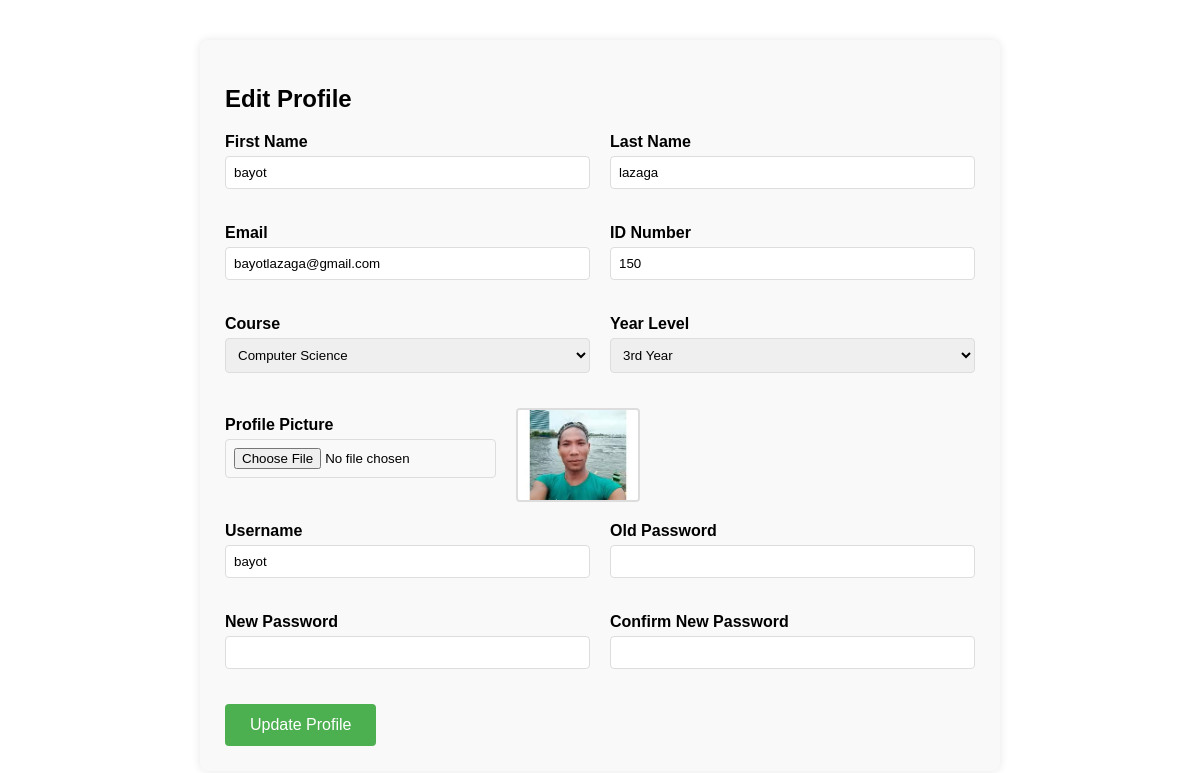
Screenshot of /edit_profile.php (signed in) with the database file from the repository.
### tables this page shows
CREATE TABLE `users` (
  `idno` int(11) NOT NULL,
  `lastname` varchar(100) NOT NULL,
  `firstname` varchar(100) NOT NULL,
  `middlename` varchar(100) DEFAULT NULL,
  `course` varchar(50) NOT NULL,
  `year` varchar(10) NOT NULL,
  `email` varchar(150) NOT NULL,
  `username` varchar(100) NOT NULL,
  `password_hash` varchar(255) NOT NULL,
  `photo` varchar(255) DEFAULT 'default.png',
  `role` enum('admin','student') NOT NULL,
  `remaining_sessions` int(11) DEFAULT NULL
);

### edit_profile.php (the view, shortened to what this page needs)
<?php
require 'config/db.php';
$user_id = $_SESSION['user_id'];
$query = "SELECT firstname, lastname, email, course, year, idno, photo, username FROM users WHERE idno = ?";
$stmt = $conn->prepare($query);
$stmt->bind_param("s", $user_id);
$stmt->execute();
$result = $stmt->get_result();
$user = $result->fetch_assoc();
?>
<!DOCTYPE html>
<html lang="en">
<head>
</head>
<body>
    <div class="edit-profile-container">
        <h2>Edit Profile</h2>
        <form action="" method="post" enctype="multipart/form-data">
            <div class="two-column">
                <div class="form-group">
                    <label>First Name</label>
                    <input type="text" name="firstname" value="<?php echo htmlspecialchars($user['firstname'] ?? ''); ?>" required>
                </div>
                <div class="form-group">
                    <label>Last Name</label>
                    <input type="text" name="lastname" value="<?php echo htmlspecialchars($user['lastname'] ?? ''); ?>" required>
                </div>
            </div>
            <div class="two-column">
                <div class="form-group">
                    <label>Email</label>
                    <input type="email" name="email" value="<?php echo htmlspecialchars($user['email'] ?? ''); ?>" required>
                </div>
                <div class="form-group">
                    <label>ID Number</label>
                    <input type="text" name="idno" value="<?php echo htmlspecialchars($user['idno'] ?? ''); ?>" readonly>
                </div>
            </div>
            <div class="two-column">
                <div class="form-group">
                    <label>Course</label>
                    <select name="course" required>
                        <option value="computer_science" <?= ($user['course'] ?? '') === 'computer_science' ? 'selected' : '' ?>>Computer Science</option>
                    </select>
                </div>
                <div class="form-group">
                    <label>Year Level</label>
                    <select name="year" required>
                        <option value="3" <?= ($user['year'] ?? '') == 3 ? 'selected' : '' ?>>3rd Year</option>
                    </select>
                </div>
            </div>
            <div class="photo-upload">
                <div class="form-group">
                    <label>Profile Picture</label>
                    <input type="file" name="profile_image">
                </div>
                <img src="<?php echo htmlspecialchars($user['photo'] ?? 'uploads/default.png'); ?>" width="120">
            </div>
            <div class="two-column">
                <div class="form-group">
                    <label>Username</label>
                    <input type="text" name="username" value="<?php echo htmlspecialchars($user['username'] ?? ''); ?>" required>
                </div>
                <div class="form-group">
                    <label>Old Password</label>
                    <input type="password" name="old_password">
                </div>
            </div>
            <div class="two-column">
                <div class="form-group">
                    <label>New Password</label>
                    <input type="password" name="new_password">
                </div>
                <div class="form-group">
                    <label>Confirm New Password</label>
                    <input type="password" name="confirm_password">
                </div>
            </div>
            <button type="submit">Update Profile</button>
        </form>
    </div>
</body>
</html>

### edit_profile.php (style rules this page uses)
body { font-family: Arial, sans-serif; max-width: 800px; margin: 20px auto; padding: 20px; }
.edit-profile-container { background: #f9f9f9; padding: 25px; border-radius: 8px; box-shadow: 0 0 10px rgba(0,0,0,0.1); }
.two-column { display: grid; grid-template-columns: 1fr 1fr; gap: 20px; margin-bottom: 20px; }
.form-group { margin-bottom: 15px; }
label { display: block; margin-bottom: 5px; font-weight: bold; }
input, select { width: 100%; padding: 8px; border: 1px solid #ddd; border-radius: 4px; box-sizing: border-box; }
.photo-upload { display: flex; gap: 20px; align-items: center; margin: 20px 0; }
img { border-radius: 4px; border: 2px solid #ddd; }
button[type="submit"] { background: #4CAF50; color: white; padding: 12px 25px; border: none; border-radius: 4px; cursor: pointer; font-size: 16px; }

### rows the page displays
users: firstname "bayot", lastname "lazaga", email "bayotlazaga@gmail.com", idno "150", year "3rd Year", photo (picture), username "bayot"
